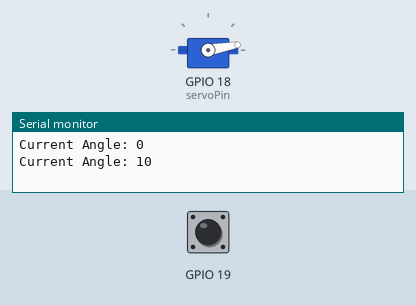
The sketch below on a simulated ESP32. Parts: servo, the last lines printed to the serial monitor. The test bench sets the inputs (shaded band); at power-on: GPIO 19 HIGH.

Above: at 1.2 s.
1.3 s: GPIO 19 pulled LOW for 0.15 s
3.5 s: GPIO 19 pulled LOW for 1 s
At 6.8 s:
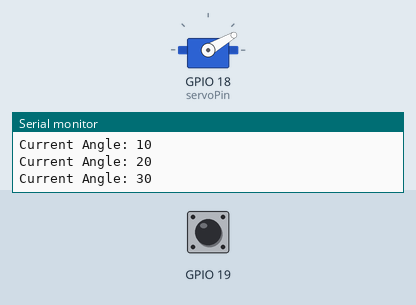
7.5 s: GPIO 19 pulled LOW for 3.2 s
12.2 s: GPIO 19 pulled LOW for 0.15 s
At 17.7 s:
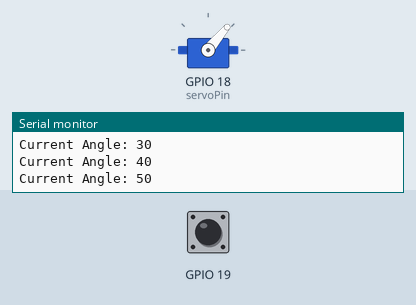
At 19.8 s:
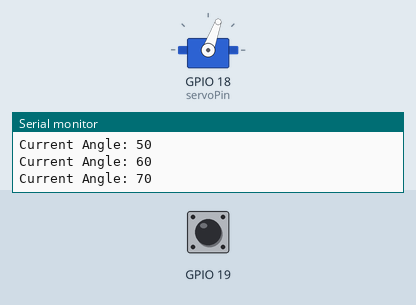
Timing chart, 0 to 28.5 s (numbered marks = the images above; inputs shaded):
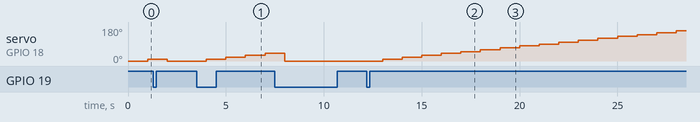

The sketch:

hardware_interrupt_servo_example.ino
```cpp
#include <ESP32Servo.h>

/*
Button struct with the following feature for each button:
  1. PIN - Button pin number
  2. numberKeyPresses - Counter that counts how many times the button has been pressed
  3. pressed - Boolean variable indicating wether the button has been pressed or not
*/

struct Button {
  const uint8_t PIN;
  uint32_t numberKeyPresses;
  bool pressed;
};

// initialization of a new button, button1, with pin=19, numberKeyPresses=0, pressed=false
Button button1 = {19, 0, false};

//defining servo pin number, and a new servo object
const int servoPin = 18;
Servo servo;

//pos=index of current angle, deltaAngle=difference between current angle and previous angle
int pos = 0;
int deltaAngle=10;

//state of the button - pressed or not
int state;

/*
PinMode(PIN,INPUT_PULLUP) Explanation

When we press the button, the value is always LOW, but when we release it it’s quite random: sometimes HIGH, sometimes LOW, and it moves a lot.

We see this because the voltage for the button is floating between 0 and 5V.

If the voltage is below a certain amount of V, the Arduino will read LOW.

And if it is above a certain amount of V, the Arduino will read HIGH.

As there is no internal or external voltage reference for the push button, the value will oscillate a lot in a random way.

And as you can foresee, we can’t rely on this data to take decisions inside our Arduino program.

What we need to do is to “force” the default state (button not pushed) to be close to HIGH or LOW, which will make it quite stable.

Then, when we press the button the state will simply go to the opposite of the default state.

When you set the mode to INPUT_PULLUP, an internal resistor – inside the Arduino board – will be set between the digital pin 4 and VCC (5V).

This resistor will make sure the state stays HIGH. When you press the button, the states becomes LOW.
*/


/*
attachInterrupt(pin, ISR, mode) Explanation
  1. pin = which pin will trigger the interrupt
  2. ISR = interrupt handler function - the function that will execute once the interrupt arises
  3. mode = when to trigger an interrupt - FALLING mode = when the pin goes from digital HIGH to digital LOW

  for more information: https://www.arduino.cc/reference/en/language/functions/external-interrupts/attachinterrupt/
*/
void setup() {
  Serial.begin(115200);
  servo.attach(servoPin); //attach servoPin to servo object
  servo.write(0);
  pinMode(button1.PIN, INPUT_PULLUP);
  attachInterrupt(button1.PIN, buttonPressHandler, FALLING);
  state=digitalRead(button1.PIN);
}

// interrupt handler
void buttonPressHandler() {
  button1.numberKeyPresses++;
  button1.pressed = true;

  state=!state;

  if (state == LOW) {
    deltaAngle = 0;
    Serial.println("Interrupt Triggered to stop motor!");
    Serial.print("Button has been pressed ");
    Serial.print(button1.numberKeyPresses);
    Serial.println(" times!");
  }
  else {
    deltaAngle = 10;
    Serial.println("Interrupt Triggered to restart motor!");
    Serial.print("Button has been pressed ");
    Serial.print(button1.numberKeyPresses);
    Serial.println(" times!");
  }

  pos = 0;
}

void loop() {
  int angle;

  //rotate servo every 1 second by 10 degrees
  for(pos=0;pos<=18;pos++) {
    angle=pos*deltaAngle;
    servo.write(angle);
    Serial.print("Current Angle: ");
    Serial.println(angle);
    delay(1000);
  }

  //rotate servo every 1 second by 10 degrees in the opposite direction
  for(pos=18;pos>=0;pos--) {
    angle=pos*deltaAngle;
    servo.write(angle);
    Serial.print("Current Angle: ");
    Serial.println(angle);
    delay(1000);
  }
}
```

Measured:
- after the input at 3.5 s, servo on GPIO 18 (servoPin): 0° → 10° after 0.50 s, → 20° 1.0 s later, → 30° 1.0 s later, → 40° 1.0 s later
- after the input at 12.2 s, servo on GPIO 18 (servoPin): moves from 0° to 160° over 15.0 s, starting after 0.80 s
